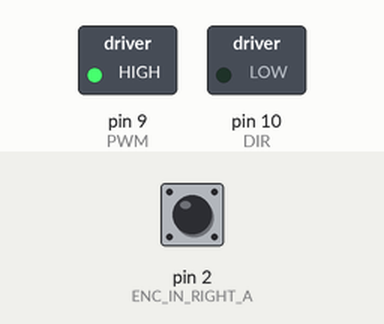
Simulated run of this sketch. Board: Arduino Uno, built with avr-gcc and run on an emulated ATmega328P. Shown: switched loads named in the sketch (green lamp = pin HIGH). The inputs (shaded band) are chosen by the test bench; at power-on: pin 2 (ENC_IN_RIGHT_A) HIGH. What the sketch prints to the serial monitor is not drawn.

Above: at 0.1 s.
Timing chart, 0 to 1.6 s (numbered marks = the images above):
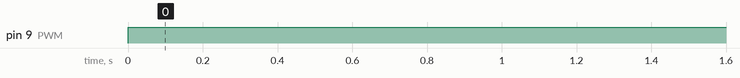

The sketch:

Motor_encoder_rpm_2.ino
```cpp
// constants won't change
const int PWM = 9; // the Arduino pin connected to the EN1 pin L298N
const int DIR = 10; // the Arduino pin connected to the IN1 pin L298N
//const int IN2_PIN = 5; // the Arduino pin connected to the IN2 pin L298N

// Motor encoder output pulses per 360 degree revolution (measured manually)
#define ENC_COUNT_REV 620

// Encoder output to Arduino Interrupt pin. Tracks the pulse count.
#define ENC_IN_RIGHT_A 2

// Other encoder output to Arduino to keep track of wheel direction
// Tracks the direction of rotation.
#define ENC_IN_RIGHT_B 4

// True = Forward; False = Reverse
boolean Direction_right = true;

// Keep track of the number of right wheel pulses
volatile long right_wheel_pulse_count = 0;

// One-second interval for measurements
int interval = 1000;

// Counters for milliseconds during interval
long previousMillis = 0;
long currentMillis = 0;

// Variable for RPM measuerment
float rpm_right = 0;

// Variable for angular velocity measurement
float ang_velocity_right = 0;
float ang_velocity_right_deg = 0;

const float rpm_to_radians = 0.10471975512;
const float rad_to_deg = 57.29578;

void setup() {
 pinMode(PWM, OUTPUT);
  pinMode(DIR, OUTPUT);
  //pinMode(IN2_PIN, OUTPUT);
  // Open the serial port at 9600 bps
  Serial.begin(9600);

  // Set pin states of the encoder
  pinMode(ENC_IN_RIGHT_A , INPUT_PULLUP);
  pinMode(ENC_IN_RIGHT_B , INPUT);

  // Every time the pin goes high, this is a pulse
  attachInterrupt(digitalPinToInterrupt(ENC_IN_RIGHT_A), right_wheel_pulse, RISING);

}

void loop() {
 //digitalWrite(PWM, LOW); // control motor A spins clockwise
  digitalWrite(DIR, LOW);  // control motor A spins clockwise
analogWrite(PWM, 255);
delay(1000);// control the speed
  // Record the time
  currentMillis = millis();

  // If one second has passed, print the number of pulses
  if (currentMillis - previousMillis > interval) {

    previousMillis = currentMillis;

    // Calculate revolutions per minute
    rpm_right = (float)(right_wheel_pulse_count * 60 / ENC_COUNT_REV);
    ang_velocity_right = rpm_right * rpm_to_radians;
    ang_velocity_right_deg = ang_velocity_right * rad_to_deg;

    Serial.print(" Pulses: ");
    Serial.println(right_wheel_pulse_count);
    Serial.print(" Speed: ");
    Serial.print(rpm_right);
    Serial.println(" RPM");
    Serial.print(" Angular Velocity: ");
    Serial.print(rpm_right);
    Serial.print(" rad per second");
    Serial.print("\t");
    Serial.print(ang_velocity_right_deg);
    Serial.println(" deg per second");
    Serial.println();

    right_wheel_pulse_count = 0;

  }
}

// Increment the number of pulses by 1
void right_wheel_pulse() {

  // Read the value for the encoder for the right wheel
  int val = digitalRead(ENC_IN_RIGHT_B);

  if(val == LOW) {
    Direction_right = false; // Reverse
  }
  else {
    Direction_right = true; // Forward
  }

  if (Direction_right) {
    right_wheel_pulse_count++;
  }
  else {
    right_wheel_pulse_count--;
  }
}
```

Measured:
- by itself, pin 9 (PWM): LOW → HIGH at 0.00 s
